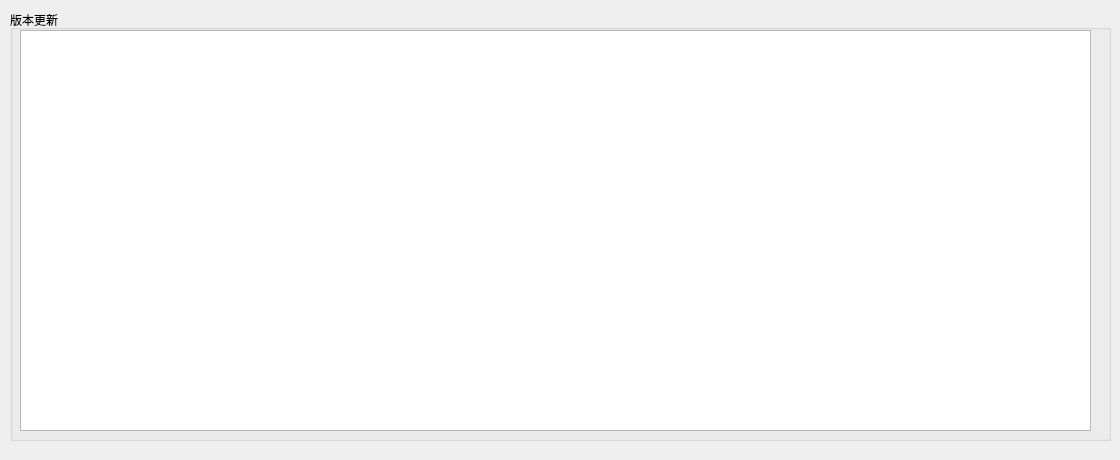
<?xml version="1.0" encoding="UTF-8"?>
<ui version="4.0">
 <class>VersionForm</class>
 <widget class="QWidget" name="VersionForm">
  <property name="geometry">
   <rect>
    <x>0</x>
    <y>0</y>
    <width>1120</width>
    <height>460</height>
   </rect>
  </property>
  <property name="windowTitle">
   <string>Form</string>
  </property>
  <widget class="QGroupBox" name="groupBoxVersion">
   <property name="geometry">
    <rect>
     <x>10</x>
     <y>10</y>
     <width>1101</width>
     <height>431</height>
    </rect>
   </property>
   <property name="title">
    <string>版本更新</string>
   </property>
   <widget class="QPlainTextEdit" name="plainTextEditVersion">
    <property name="geometry">
     <rect>
      <x>10</x>
      <y>20</y>
      <width>1071</width>
      <height>401</height>
     </rect>
    </property>
    <property name="readOnly">
     <bool>true</bool>
    </property>
   </widget>
  </widget>
 </widget>
 <resources/>
 <connections/>
</ui>
